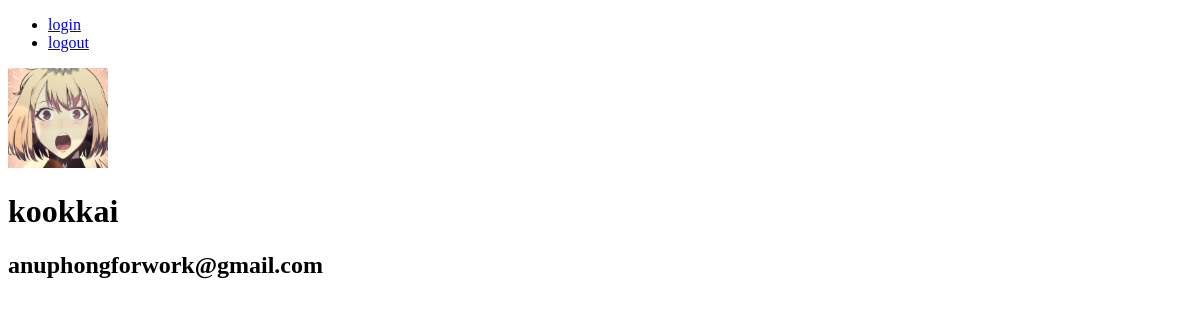
Page /user/kookkai (signed in) on the earlier database version.
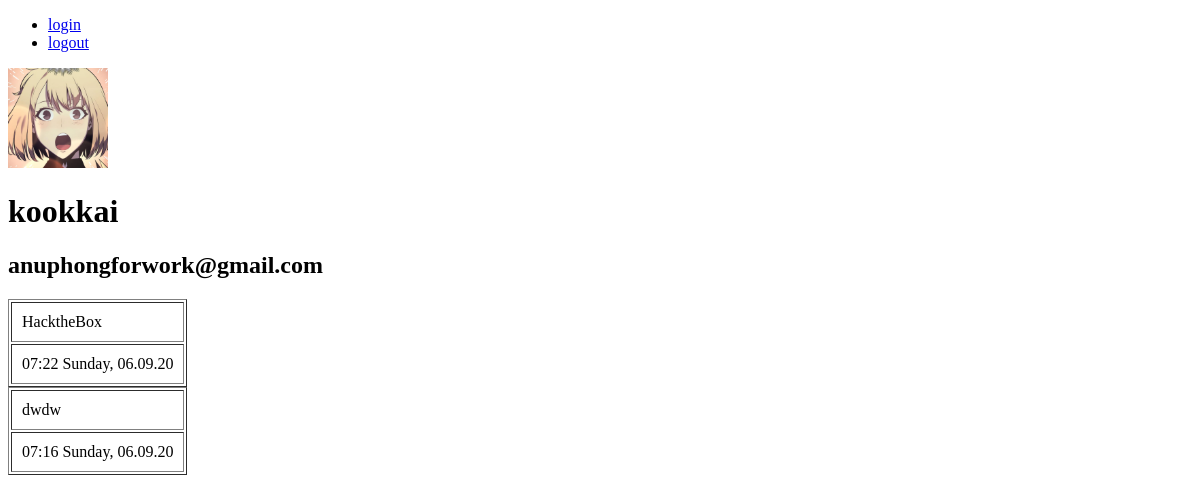
Same page on the later database version.
### blog/models.py (models this page shows, shortened)
class Post(models.Model):
    content = models.TextField(max_length=280)
    date_posted = models.DateTimeField(default = timezone.now)
    likes = models.IntegerField(default=0)
    dislikes = models.IntegerField(default=0)
    author = models.ForeignKey(User,on_delete=models.CASCADE)

### blog/views.py (the view, shortened to what this page needs)
# urls.py: path('user/<str:username>', UserPostView.as_view(), name='user-posts'),
class UserPostView(LoginRequiredMixin,ListView):
    model = Post
    template_name = 'blog/user-posts.html'
    context_object_name = 'posts'
    paginate_by = PAGINATION_COUNT
    def visible_user(self):
        return get_object_or_404(User,username=self.kwargs.get('username'))
    def get_context_data(self, **kwargs):
        visible_user = self.visible_user()
        logged_user = self.request.user
        if logged_user.username == '' or logged_user is None:
            can_follow = False
        else:
            can_follow = (Follow.objects.filter(user=logged_user,follow_user=visible_user).count()==0)
        data = super().get_context_data(**kwargs)
        data['user_profile'] = visible_user
        data['can_follow'] = can_follow
        return data
    def get_queryset(self):
        user = self.visible_user()
        return Post.objects.filter(author=user).order_by('-date_posted')

### blog/templates/blog/user-posts.html
{% extends "blog/home.html" %}

### blog/templates/blog/home.html
{% extends "blog/base.html" %}
{% block content %}
{%  if user_profile != None %}
<img style="width: 100px; height: 100px;" src="{{ user_profile.profile.image.url }}">
  <h1>{{ user_profile.username }}</h1>
  <h2>{{ user.email }}</h2>
{%  else %}
<img style="width: 100px; height: 100px;" src="{{ user.profile.image.url }}">
  <h1>{{ user.username }}</h1>
  <h2>{{ user.email }}</h2>
{%  endif %}
{% for post in posts %}
<table border="1" cellpadding="10">
    <tr>
      <td>{{ post.content }}</td>
    </tr>
    <tr>
      <td>{{ post.date_posted | date:"H:i l, d.m.y" }}</td>
    </tr>
</table>
{% endfor %}
{% endblock content%}

Differences in the rows shown:
added Post: content "HacktheBox", date_posted "07:22 Sunday, 06.09.20"
added Post: content "dwdw", date_posted "07:16 Sunday, 06.09.20"
